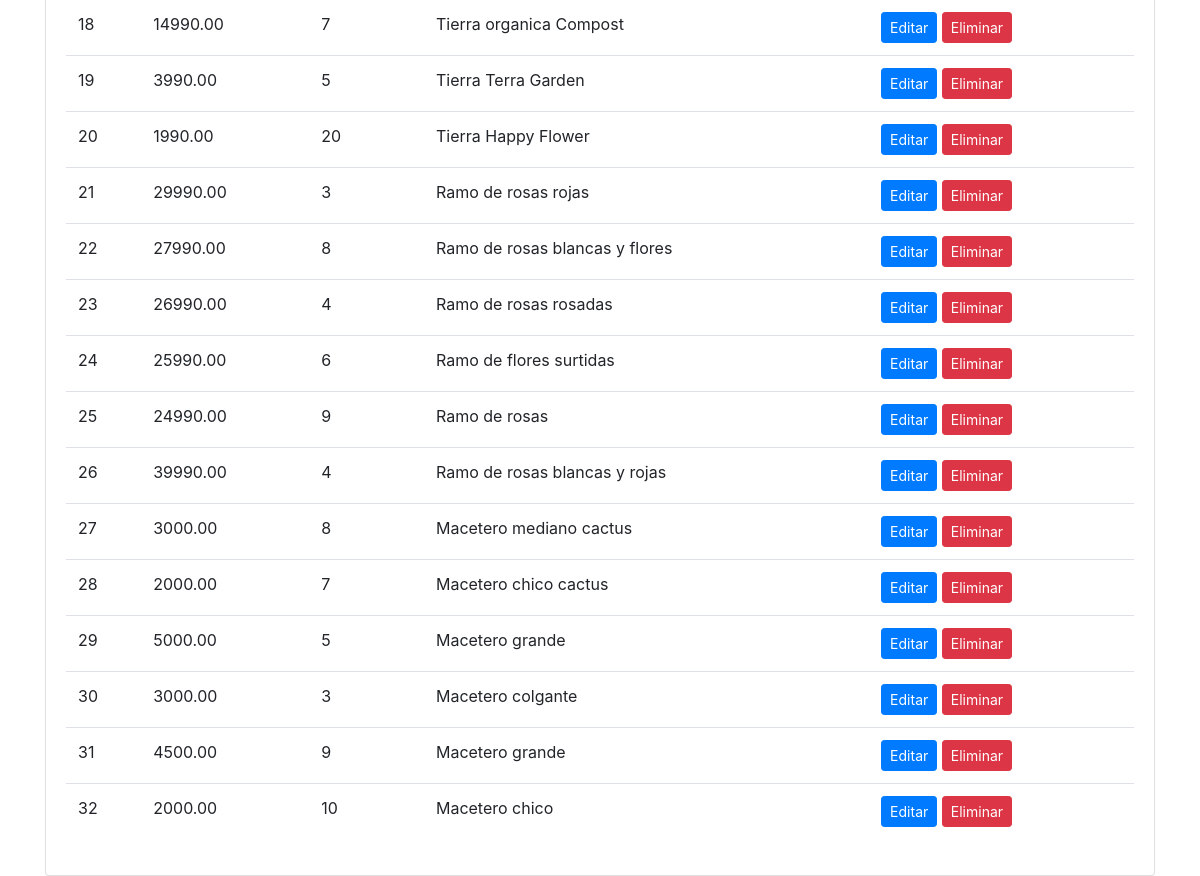
/administrar/mantenedorProductos/ (lower part), run on an earlier commit of the app's database.
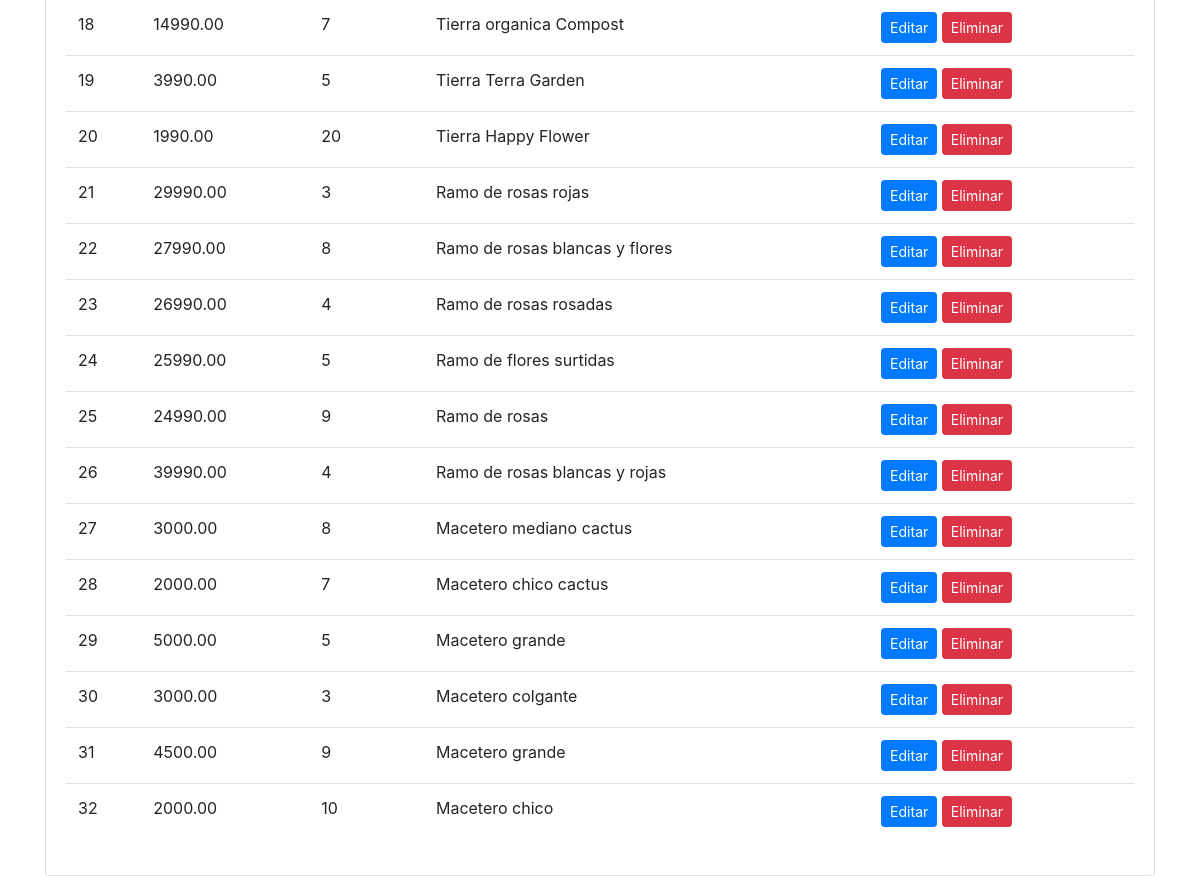
And on a later commit of the database.
### aplicacion/models.py (models this page shows, shortened)
class Producto(models.Model):
    IdProducto = models.AutoField(primary_key=True)
    tipo_producto = models.ForeignKey(TipoProducto, on_delete=models.CASCADE)
    nombre = models.CharField(max_length=255)
    precio = models.DecimalField(max_digits=10, decimal_places=2)
    stock = models.IntegerField()
    imagen = models.CharField(max_length=255)

### aplicacion/views.py (the view)
# urls.py: path('administrar/mantenedorProductos/', views.mantenedorProductos, name='mantenedorProductos'),
@csrf_exempt
def mantenedorProductos(request):
    productos = Producto.objects.all()
    tipos_producto = TipoProducto.objects.all()
    return render(request, 'aplicacion/producto.html' , {'productos': productos , 'tipos_producto': tipos_producto})

### aplicacion/templates/aplicacion/producto.html (shortened to what this page needs)
{% load static %}
<!DOCTYPE html>
<html lang="es">
<head>
    <link rel="stylesheet" href="{% static 'css/style.css' %}">
    <link rel="stylesheet" href="https://stackpath.bootstrapcdn.com/bootstrap/4.5.2/css/bootstrap.min.css">
</head>
<body>
    <div class="container mt-5">
        <div class="card mt-4">
            <div class="card-body">
                <table class="table">
                    <tbody>
                        {% for x in productos %}
                        <tr>
                            <td>{{ x.IdProducto }}</td>
                            <td>{{ x.precio }}</td>
                            <td>{{ x.stock }}</td>
                            <td>{{ x.nombre }}</td>
                            <td>
                                <a href="{% url 'editar_producto' x.IdProducto %}" class="btn btn-sm btn-primary">Editar</a>
                                <a href="{% url 'eliminar_producto' x.IdProducto %}" class="btn btn-sm btn-danger">Eliminar</a>
                            </td>
                        </tr>
                        {% endfor %}
                    </tbody>
                </table>
            </div>
        </div>
    </div>
</body>
</html>

What changed in the data, as far as the page shows it:
changed Producto "Ramo de flores surtidas": stock "6" → "5"
